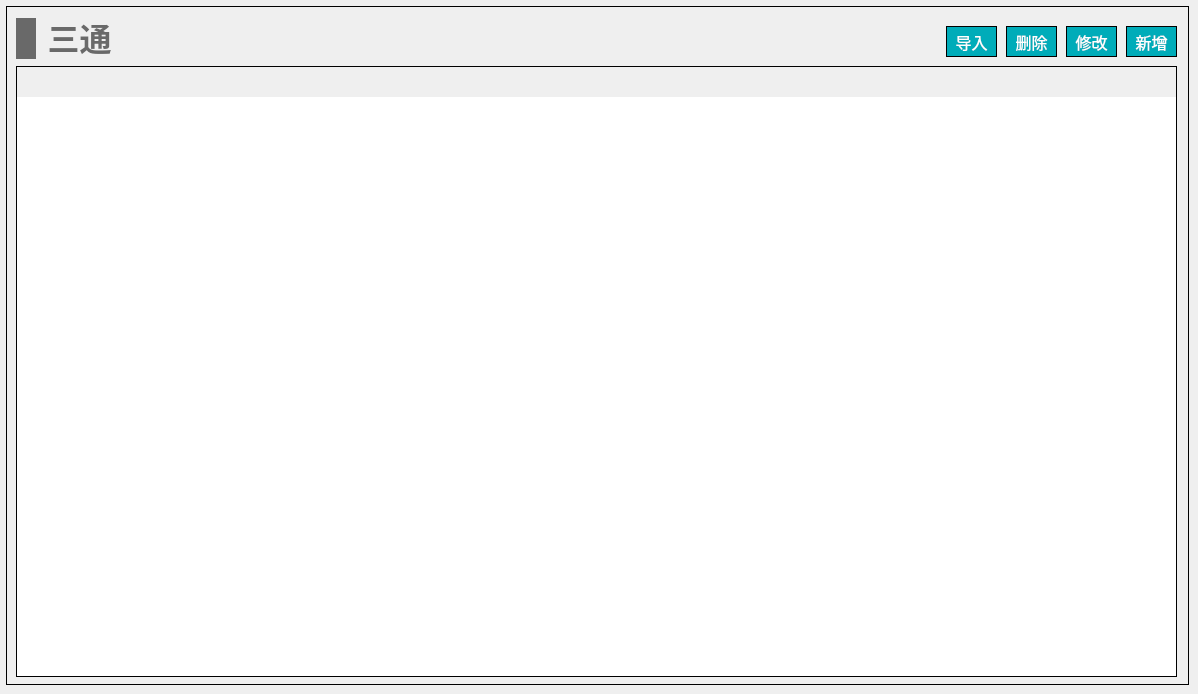
   <widget class="QWidget" name="page_tee">
    <widget class="QWidget" name="widget_tee" native="true">
     <property name="geometry">
      <rect>
       <x>6</x>
       <y>6</y>
       <width>1183</width>
       <height>679</height>
      </rect>
     </property>
     <property name="styleSheet">
      <string notr="true">#widget_tee
{
border: 1px solid #000000;
}</string>
     </property>
     <widget class="QTableWidget" name="tableWidget_tee">
      <property name="geometry">
       <rect>
        <x>10</x>
        <y>60</y>
        <width>1161</width>
        <height>611</height>
       </rect>
      </property>
      <property name="focusPolicy">
       <enum>Qt::NoFocus</enum>
      </property>
      <property name="layoutDirection">
       <enum>Qt::LeftToRight</enum>
      </property>
      <property name="styleSheet">
       <string notr="true">/*设置标题(包括垂直+水平的)*/
QHeaderView
{							
	
	font-size: 15px;				/*字大小*/
	font-family: '黑体';
	/*border: 1px solid #B4B4B4;*/
	border:none;
    /*border-bottom: 2px solid #999999; */		/*下边框颜色*/
    /*background: #9DC6E6;*/				/*背景浅蓝色*/ 
	min-height:30px;
	text-align: center;	       
}


/*设置标题(水平的)*/
QHeaderView::section:horizontal { 					
        border: 1px solid #AFAFAF; 			/*间隔颜色*/
	    border-bottom: 2px solid #999999; 							
        color: black;
        background: #9DC6E6;
}

/*设置鼠标停留状态*/
QHeaderView::section:horizontal:hover 
{			
        color: black;							/*字体白色*/
        background: #82AFC9;				/*背景深蓝色*/
}

/*设置鼠标按下状态*/
QHeaderView::section:horizontal:pressed 
{			
        color: black;
        background: #82AFC9;
		border-bottom: 3px solid #037BFC;				
}


QTableWidget 
{
		font-size: 14px;				/*10榜*/
		font-family: '黑体';				
		color : black;				
        border: 1px solid #000000;		
        background: white;
        gridline-color: #E0E0E0;	
        text-align: center;	
        outline:0px;			/*禁止焦点*/
}

/*设置选中的视图项*/
QTableWidget::item:selected
{				    
		border: 2px solid #0398FC;	
        color : black;				
}</string>
      </property>
      <property name="frameShape">
       <enum>QFrame::StyledPanel</enum>
      </property>
     </widget>
     <widget class="QWidget" name="layoutWidget_17">
      <property name="geometry">
       <rect>
        <x>10</x>
        <y>10</y>
        <width>101</width>
        <height>45</height>
       </rect>
      </property>
      <layout class="QHBoxLayout" name="horizontalLayout_30">
       <item>
        <widget class="QLabel" name="label_40">
         <property name="minimumSize">
          <size>
           <width>20</width>
           <height>41</height>
          </size>
         </property>
         <property name="maximumSize">
          <size>
           <width>20</width>
           <height>41</height>
          </size>
         </property>
         <property name="styleSheet">
          <string notr="true">QLabel { 
border: none; 
background-color : rgb(105, 105, 105);
}</string>
         </property>
         <property name="text">
          <string/>
         </property>
        </widget>
       </item>
       <item>
        <widget class="QLabel" name="label_41">
         <property name="font">
          <font>
           <family>Microsoft YaHei</family>
           <pointsize>24</pointsize>
           <bold>true</bold>
          </font>
         </property>
         <property name="styleSheet">
          <string notr="true">QLabel { 
border: none; 
color : rgb(105, 105, 105);
}</string>
         </property>
         <property name="text">
          <string>三通</string>
         </property>
         <property name="alignment">
          <set>Qt::AlignBottom|Qt::AlignHCenter</set>
         </property>
        </widget>
       </item>
      </layout>
     </widget>
     <widget class="QPushButton" name="pushButton_tee_add">
      <property name="geometry">
       <rect>
        <x>1120</x>
        <y>20</y>
        <width>51</width>
        <height>31</height>
       </rect>
      </property>
      <property name="font">
       <font>
        <family>黑体</family>
        <pointsize>12</pointsize>
       </font>
      </property>
      <property name="styleSheet">
       <string notr="true">QPushButton
{
	color:#ffffff; /*文字颜色*/
    background-color: #00ACB9;/*背景色*/
    border-radius:0px; /*边框倒角*/
	border: 1px solid #000000;
}


QPushButton:hover 
{
background-color: rgb(0,142,153);
color: white;
}</string>
      </property>
      <property name="text">
       <string>新增</string>
      </property>
     </widget>
     <widget class="QPushButton" name="pushButton_tee_del">
      <property name="geometry">
       <rect>
        <x>1000</x>
        <y>20</y>
        <width>51</width>
        <height>31</height>
       </rect>
      </property>
      <property name="font">
       <font>
        <family>黑体</family>
        <pointsize>12</pointsize>
       </font>
      </property>
      <property name="styleSheet">
       <string notr="true">QPushButton
{
	color:#ffffff; /*文字颜色*/
    background-color: #00ACB9;/*背景色*/
    border-radius:0px; /*边框倒角*/
	border: 1px solid #000000;
}


QPushButton:hover 
{
background-color: rgb(0,142,153);
color: white;
}</string>
      </property>
      <property name="text">
       <string>删除</string>
      </property>
     </widget>
     <widget class="QPushButton" name="pushButton_tee_input">
      <property name="geometry">
       <rect>
        <x>940</x>
        <y>20</y>
        <width>51</width>
        <height>31</height>
       </rect>
      </property>
      <property name="font">
       <font>
        <family>黑体</family>
        <pointsize>12</pointsize>
       </font>
      </property>
      <property name="styleSheet">
       <string notr="true">QPushButton
{
	color:#ffffff; /*文字颜色*/
    background-color: #00ACB9;/*背景色*/
    border-radius:0px; /*边框倒角*/
	border: 1px solid #000000;
}


QPushButton:hover 
{
background-color: rgb(0,142,153);
color: white;
}</string>
      </property>
      <property name="text">
       <string>导入</string>
      </property>
     </widget>
     <widget class="QPushButton" name="pushButton_tee_revise">
      <property name="geometry">
       <rect>
        <x>1060</x>
        <y>20</y>
        <width>51</width>
        <height>31</height>
       </rect>
      </property>
      <property name="font">
       <font>
        <family>黑体</family>
        <pointsize>12</pointsize>
       </font>
      </property>
      <property name="styleSheet">
       <string notr="true">QPushButton
{
	color:#ffffff; /*文字颜色*/
    background-color: #00ACB9;/*背景色*/
    border-radius:0px; /*边框倒角*/
	border: 1px solid #000000;
}


QPushButton:hover 
{
background-color: rgb(0,142,153);
color: white;
}</string>
      </property>
      <property name="text">
       <string>修改</string>
      </property>
     </widget>
    </widget>
   </widget>
